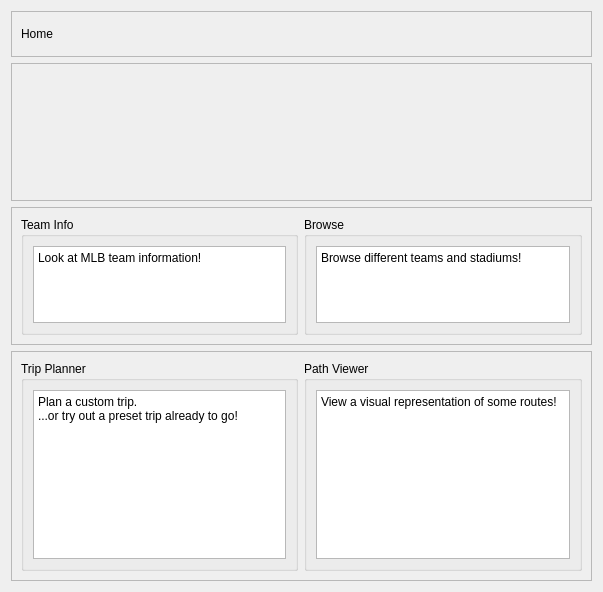
<?xml version="1.0" encoding="UTF-8"?>
<ui version="4.0">
 <class>homepage</class>
 <widget class="QWidget" name="homepage">
  <property name="geometry">
   <rect>
    <x>0</x>
    <y>0</y>
    <width>603</width>
    <height>592</height>
   </rect>
  </property>
  <property name="windowTitle">
   <string>Form</string>
  </property>
  <layout class="QVBoxLayout" name="verticalLayout" stretch="1,3,3,5">
   <item>
    <widget class="QFrame" name="titleFrame">
     <property name="frameShape">
      <enum>QFrame::Shape::StyledPanel</enum>
     </property>
     <property name="frameShadow">
      <enum>QFrame::Shadow::Raised</enum>
     </property>
     <layout class="QVBoxLayout" name="verticalLayout_2">
      <item>
       <widget class="QLabel" name="titleLabel">
        <property name="text">
         <string>Home</string>
        </property>
       </widget>
      </item>
     </layout>
    </widget>
   </item>
   <item>
    <widget class="QFrame" name="basicInfoFrame">
     <property name="frameShape">
      <enum>QFrame::Shape::StyledPanel</enum>
     </property>
     <property name="frameShadow">
      <enum>QFrame::Shadow::Raised</enum>
     </property>
     <layout class="QHBoxLayout" name="horizontalLayout_3"/>
    </widget>
   </item>
   <item>
    <widget class="QFrame" name="teamInfoFrame">
     <property name="frameShape">
      <enum>QFrame::Shape::StyledPanel</enum>
     </property>
     <property name="frameShadow">
      <enum>QFrame::Shadow::Raised</enum>
     </property>
     <layout class="QHBoxLayout" name="horizontalLayout_2">
      <item>
       <widget class="QGroupBox" name="teamInfoBox">
        <property name="title">
         <string>Team Info</string>
        </property>
        <layout class="QVBoxLayout" name="verticalLayout_4">
         <item>
          <widget class="QTextEdit" name="teamInfoText">
           <property name="readOnly">
            <bool>true</bool>
           </property>
           <property name="html">
            <string>&lt;!DOCTYPE HTML PUBLIC &quot;-//W3C//DTD HTML 4.0//EN&quot; &quot;http://www.w3.org/TR/REC-html40/strict.dtd&quot;&gt;
&lt;html&gt;&lt;head&gt;&lt;meta name=&quot;qrichtext&quot; content=&quot;1&quot; /&gt;&lt;meta charset=&quot;utf-8&quot; /&gt;&lt;style type=&quot;text/css&quot;&gt;
p, li { white-space: pre-wrap; }
hr { height: 1px; border-width: 0; }
li.unchecked::marker { content: &quot;\2610&quot;; }
li.checked::marker { content: &quot;\2612&quot;; }
&lt;/style&gt;&lt;/head&gt;&lt;body style=&quot; font-family:'.AppleSystemUIFont'; font-size:13pt; font-weight:400; font-style:normal;&quot;&gt;
&lt;p style=&quot; margin-top:0px; margin-bottom:0px; margin-left:0px; margin-right:0px; -qt-block-indent:0; text-indent:0px;&quot;&gt;&lt;span style=&quot; font-family:'Segoe UI'; font-size:9pt;&quot;&gt;Look at MLB team information!&lt;/span&gt;&lt;/p&gt;&lt;/body&gt;&lt;/html&gt;</string>
           </property>
          </widget>
         </item>
        </layout>
       </widget>
      </item>
      <item>
       <widget class="QGroupBox" name="browseBox">
        <property name="title">
         <string>Browse</string>
        </property>
        <layout class="QVBoxLayout" name="verticalLayout_5">
         <item>
          <widget class="QTextEdit" name="browseText">
           <property name="readOnly">
            <bool>true</bool>
           </property>
           <property name="html">
            <string>&lt;!DOCTYPE HTML PUBLIC &quot;-//W3C//DTD HTML 4.0//EN&quot; &quot;http://www.w3.org/TR/REC-html40/strict.dtd&quot;&gt;
&lt;html&gt;&lt;head&gt;&lt;meta name=&quot;qrichtext&quot; content=&quot;1&quot; /&gt;&lt;meta charset=&quot;utf-8&quot; /&gt;&lt;style type=&quot;text/css&quot;&gt;
p, li { white-space: pre-wrap; }
hr { height: 1px; border-width: 0; }
li.unchecked::marker { content: &quot;\2610&quot;; }
li.checked::marker { content: &quot;\2612&quot;; }
&lt;/style&gt;&lt;/head&gt;&lt;body style=&quot; font-family:'.AppleSystemUIFont'; font-size:13pt; font-weight:400; font-style:normal;&quot;&gt;
&lt;p style=&quot; margin-top:0px; margin-bottom:0px; margin-left:0px; margin-right:0px; -qt-block-indent:0; text-indent:0px;&quot;&gt;&lt;span style=&quot; font-family:'Segoe UI'; font-size:9pt;&quot;&gt;Browse different teams and stadiums!&lt;/span&gt;&lt;/p&gt;&lt;/body&gt;&lt;/html&gt;</string>
           </property>
          </widget>
         </item>
        </layout>
       </widget>
      </item>
     </layout>
    </widget>
   </item>
   <item>
    <widget class="QFrame" name="tripPlannerFrame">
     <property name="frameShape">
      <enum>QFrame::Shape::StyledPanel</enum>
     </property>
     <property name="frameShadow">
      <enum>QFrame::Shadow::Raised</enum>
     </property>
     <layout class="QHBoxLayout" name="horizontalLayout">
      <item>
       <widget class="QGroupBox" name="tripPlannerBox">
        <property name="title">
         <string>Trip Planner</string>
        </property>
        <layout class="QVBoxLayout" name="verticalLayout_8">
         <item>
          <widget class="QTextEdit" name="tripPlannerText">
           <property name="readOnly">
            <bool>true</bool>
           </property>
           <property name="html">
            <string>&lt;!DOCTYPE HTML PUBLIC &quot;-//W3C//DTD HTML 4.0//EN&quot; &quot;http://www.w3.org/TR/REC-html40/strict.dtd&quot;&gt;
&lt;html&gt;&lt;head&gt;&lt;meta name=&quot;qrichtext&quot; content=&quot;1&quot; /&gt;&lt;meta charset=&quot;utf-8&quot; /&gt;&lt;style type=&quot;text/css&quot;&gt;
p, li { white-space: pre-wrap; }
hr { height: 1px; border-width: 0; }
li.unchecked::marker { content: &quot;\2610&quot;; }
li.checked::marker { content: &quot;\2612&quot;; }
&lt;/style&gt;&lt;/head&gt;&lt;body style=&quot; font-family:'.AppleSystemUIFont'; font-size:13pt; font-weight:400; font-style:normal;&quot;&gt;
&lt;p style=&quot; margin-top:0px; margin-bottom:0px; margin-left:0px; margin-right:0px; -qt-block-indent:0; text-indent:0px;&quot;&gt;&lt;span style=&quot; font-family:'Segoe UI'; font-size:9pt;&quot;&gt;Plan a custom trip.&lt;/span&gt;&lt;/p&gt;
&lt;p style=&quot; margin-top:0px; margin-bottom:0px; margin-left:0px; margin-right:0px; -qt-block-indent:0; text-indent:0px;&quot;&gt;&lt;span style=&quot; font-family:'Segoe UI'; font-size:9pt;&quot;&gt;...or try out a preset trip already to go!&lt;/span&gt;&lt;/p&gt;&lt;/body&gt;&lt;/html&gt;</string>
           </property>
          </widget>
         </item>
        </layout>
       </widget>
      </item>
      <item>
       <widget class="QGroupBox" name="pathViewerBox">
        <property name="title">
         <string>Path Viewer</string>
        </property>
        <layout class="QVBoxLayout" name="verticalLayout_3">
         <item>
          <widget class="QTextEdit" name="pathViewerText">
           <property name="readOnly">
            <bool>true</bool>
           </property>
           <property name="html">
            <string>&lt;!DOCTYPE HTML PUBLIC &quot;-//W3C//DTD HTML 4.0//EN&quot; &quot;http://www.w3.org/TR/REC-html40/strict.dtd&quot;&gt;
&lt;html&gt;&lt;head&gt;&lt;meta name=&quot;qrichtext&quot; content=&quot;1&quot; /&gt;&lt;meta charset=&quot;utf-8&quot; /&gt;&lt;style type=&quot;text/css&quot;&gt;
p, li { white-space: pre-wrap; }
hr { height: 1px; border-width: 0; }
li.unchecked::marker { content: &quot;\2610&quot;; }
li.checked::marker { content: &quot;\2612&quot;; }
&lt;/style&gt;&lt;/head&gt;&lt;body style=&quot; font-family:'.AppleSystemUIFont'; font-size:13pt; font-weight:400; font-style:normal;&quot;&gt;
&lt;p style=&quot; margin-top:0px; margin-bottom:0px; margin-left:0px; margin-right:0px; -qt-block-indent:0; text-indent:0px;&quot;&gt;&lt;span style=&quot; font-family:'Segoe UI'; font-size:9pt;&quot;&gt;View a visual representation of some routes!&lt;/span&gt;&lt;/p&gt;&lt;/body&gt;&lt;/html&gt;</string>
           </property>
          </widget>
         </item>
        </layout>
       </widget>
      </item>
     </layout>
    </widget>
   </item>
  </layout>
 </widget>
 <resources/>
 <connections>
  <connection>
   <sender>browseBox</sender>
   <signal>clicked()</signal>
   <receiver>homepage</receiver>
   <slot>toTeamBrowseWidget()</slot>
   <hints>
    <hint type="sourcelabel">
     <x>579</x>
     <y>376</y>
    </hint>
    <hint type="destinationlabel">
     <x>431</x>
     <y>204</y>
    </hint>
   </hints>
  </connection>
  <connection>
   <sender>teamInfoBox</sender>
   <signal>clicked()</signal>
   <receiver>homepage</receiver>
   <slot>toTeamInfoWidget()</slot>
   <hints>
    <hint type="sourcelabel">
     <x>207</x>
     <y>376</y>
    </hint>
    <hint type="destinationlabel">
     <x>109</x>
     <y>203</y>
    </hint>
   </hints>
  </connection>
  <connection>
   <sender>tripPlannerBox</sender>
   <signal>clicked()</signal>
   <receiver>homepage</receiver>
   <slot>toTripPlannerWidget()</slot>
   <hints>
    <hint type="sourcelabel">
     <x>218</x>
     <y>568</y>
    </hint>
    <hint type="destinationlabel">
     <x>139</x>
     <y>347</y>
    </hint>
   </hints>
  </connection>
  <connection>
   <sender>pathViewerBox</sender>
   <signal>clicked()</signal>
   <receiver>homepage</receiver>
   <slot>toPathViewerWidget()</slot>
   <hints>
    <hint type="sourcelabel">
     <x>378</x>
     <y>435</y>
    </hint>
    <hint type="destinationlabel">
     <x>330</x>
     <y>391</y>
    </hint>
   </hints>
  </connection>
 </connections>
 <slots>
  <slot>toTeamBrowseWidget()</slot>
  <slot>toTeamInfoWidget()</slot>
  <slot>toTripPlannerWidget()</slot>
  <slot>toPathViewerWidget()</slot>
 </slots>
</ui>
